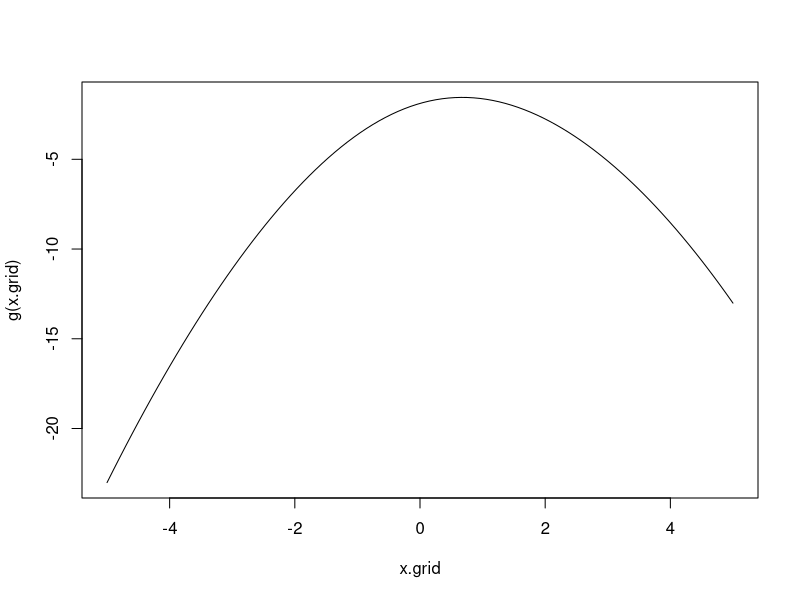
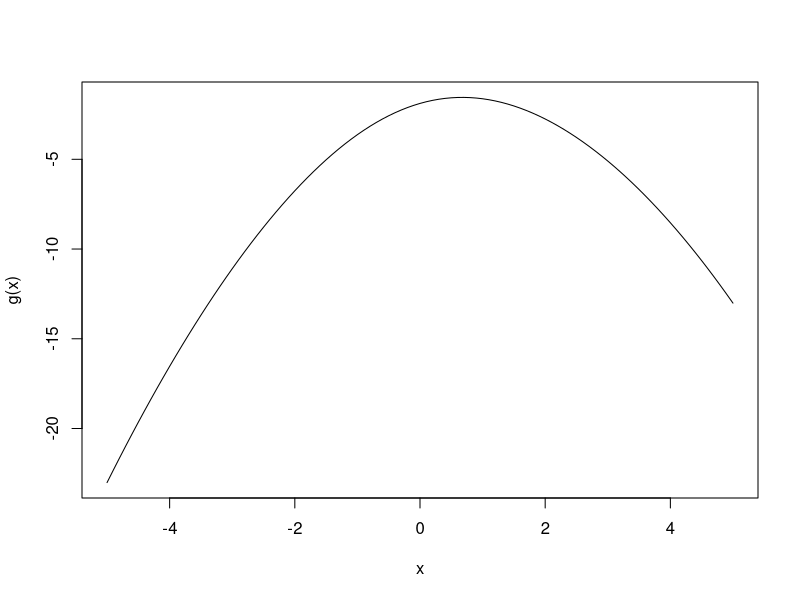
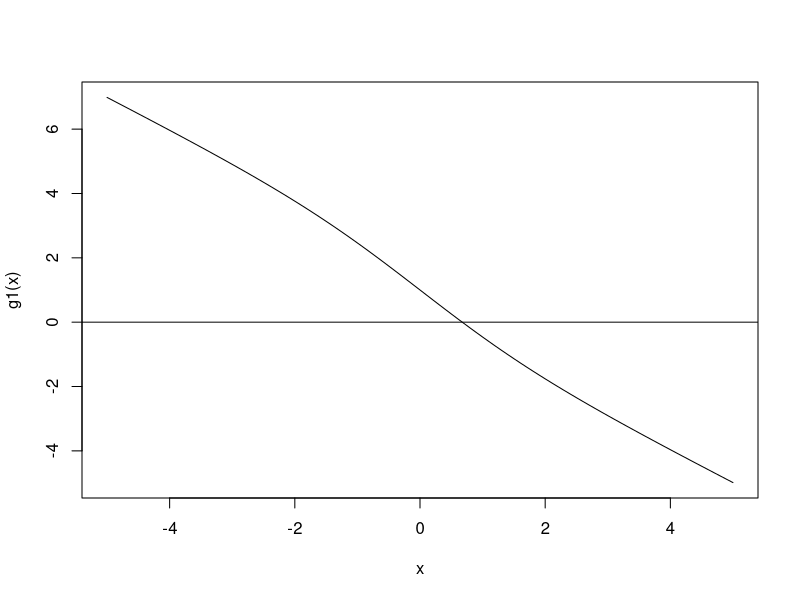

Recreate these plots in R, in order.
## --------------------------------------------------------
g <- function(x){
  -(1 - x) ^ 2 / 2 - x - 2 * log(1 + exp(- x))
}


## --------------------------------------------------------
x.grid <- seq(-5, 5, length=100)
plot(x.grid, g(x.grid), type="l")


## --------------------------------------------------------
curve(g(x), -5, 5)


## --------------------------------------------------------
g1 <- function(x){
  - x + 2 * exp(- x) / (1 + exp(- x))
}


## --------------------------------------------------------
curve(g1(x), -5, 5)
abline(h = 0)


## --------------------------------------------------------
simple.iteration <- function(g1, x0, iterations, delta=0.1){
  current <- x0
  stored.values <- vector(length = iterations + 1)
  stored.values[1] <- x0
  for (j in 1:iterations){
    xnew <- current + g1(current)
    stored.values[j + 1] <- xnew 
    if(abs(xnew - current) < delta) break
    current <- xnew               
  }
  return(data.frame(Iteration=1:(j + 1), 
                    Value=stored.values[1:(j + 1)]))
}


## --------------------------------------------------------
simple.iteration(g1, 5, 10, delta=0.05)


## --------------------------------------------------------
g <- function(x){
  -(1 - x) ^ 2 / 2 - x - 2 * log(1 + exp(- x))
}


## --------------------------------------------------------
D(expression(-(1 - x) ^ 2 / 2 - x - 2 * log(1 + exp(- x))), 'x')
g1 <- function(x){
  2 * (1 - x)/2 - 1 + 2 * (exp(-x)/(1 + exp(-x)))
}


## --------------------------------------------------------
g2 <- function(x){
  -(2 * (exp(-x)/(1 + exp(-x)) - exp(-x) * exp(-x)/(1 + exp(-x))^2) + 2/2)
}


## --------------------------------------------------------
current <- 1
current <- current - g1(current) / g2(current); current


## --------------------------------------------------------
newton <- function(g1, g2, x0, iterations){
  current <- x0
  stored.values <- vector(length = iterations + 1)
  stored.values[1] <- x0
  for (j in 1:iterations){
    xnew <- current - g1(current) / g2(current)
    stored.values[j + 1] <- xnew  
    current <- xnew               
  }
  return(data.frame(Iteration=0:iterations, Value=stored.values))
}


## --------------------------------------------------------
newton(g1, g2, 5, 4)


## --------------------------------------------------------
bisection <- function(f, L, U, n){
  output <- NULL
  for (i in 1:n) {
    x <- (L + U) / 2
    if (f(x) * f(L) < 0) U <- x else L <- x
    output <- rbind(output, c(i, x))
  }
  dimnames(output)[[2]] <- c("Iteration", "Value")
  return(output)
}


## --------------------------------------------------------
bisection(g1, -5, 5, 10)

